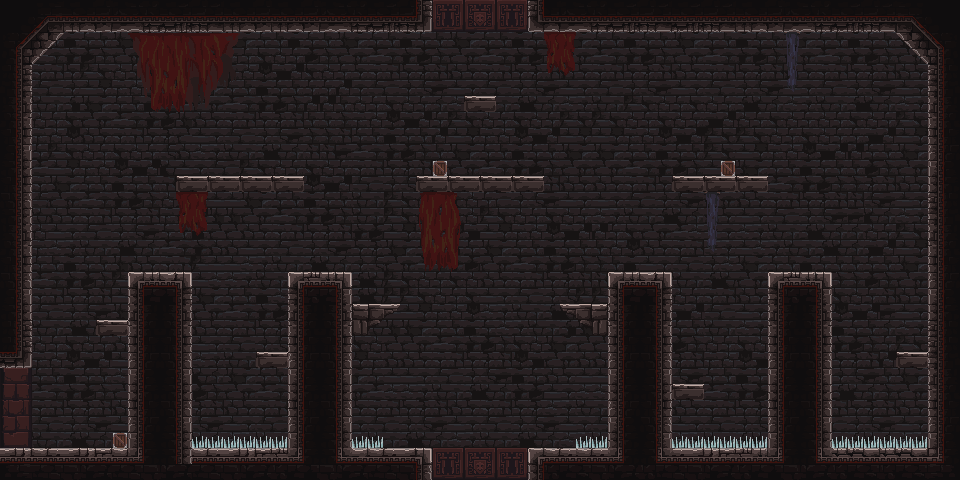

Below is a game level as drawn by its tile map, then a one-line description and the .tmx that defines it (tile-layer data replaced by summaries):
An orthogonal 60x30 tile map with 16x16 px tiles, 5 tile layers (backbackground, background, main, decor, ...), 3 tilesets.

<map version="1.4" tiledversion="1.4.3" orientation="orthogonal" renderorder="right-down" width="60" height="30" tilewidth="16" tileheight="16" infinite="0" nextlayerid="6" nextobjectid="1">
 <tileset firstgid="1" source="tsx/main_lev_build.tsx" />
 <tileset firstgid="10241" source="tsx/background4a.tsx" />
 <tileset firstgid="12041" source="tsx/other_and_decorative.tsx" />
 <layer id="1" name="backbackground" width="60" height="30">
  <data>[1800 cells, 0 non-empty, 0 distinct tile ids]</data>
 </layer>
 <layer id="2" name="background" width="60" height="30">
  <data>[1800 cells, 1800 non-empty, 64 distinct tile ids]</data>
 </layer>
 <layer id="3" name="main" width="60" height="30">
  <data>[1800 cells, 1800 non-empty, 135 distinct tile ids]</data>
 </layer>
 <layer id="4" name="decor" width="60" height="30">
  <data>[1800 cells, 1800 non-empty, 63 distinct tile ids]</data>
 </layer>
 <layer id="5" name="closedroom" width="60" height="30">
  <data>[1800 cells, 1800 non-empty, 19 distinct tile ids]</data>
 </layer>
</map>
